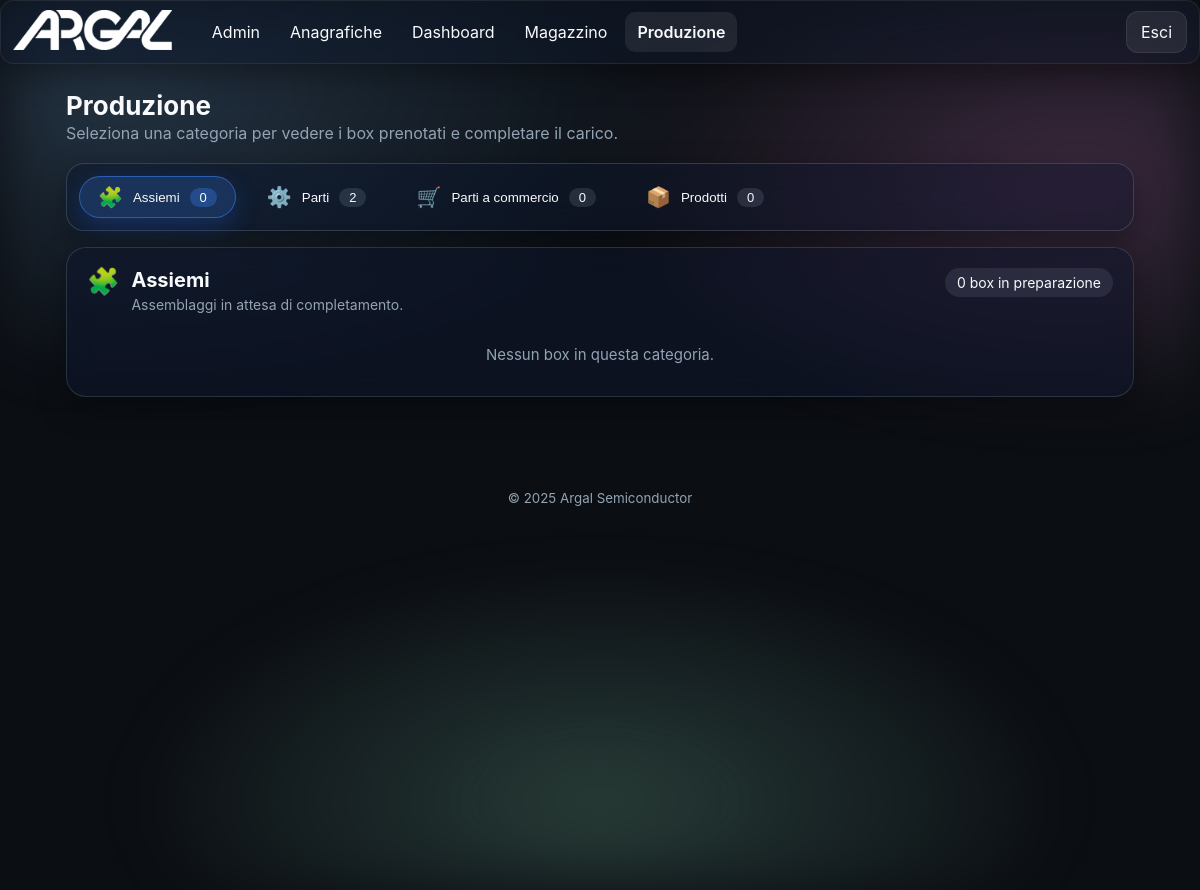
The page /production/ (signed in) on the database its author committed.
### app/models.py (models this page shows)
class TimestampMixin(db.Model):
    __abstract__ = True
    created_at = db.Column(db.DateTime, default=datetime.utcnow)
    updated_at = db.Column(db.DateTime, default=datetime.utcnow, onupdate=datetime.utcnow)

class Module(TimestampMixin):
    __tablename__ = 'modules'
    id = db.Column(db.Integer, primary_key=True)
    name = db.Column(db.String(100), unique=True, nullable=False)
    slug = db.Column(db.String(100), unique=True, nullable=False)
    endpoint = db.Column(db.String(120), unique=True, nullable=False)
    enabled = db.Column(db.Boolean, default=True)
    icon = db.Column(db.String(100), default='cube')

### app/blueprints/production/routes.py (the view, shortened to what this page needs)
@production_bp.route('/')
@login_required
def index():
    try:
        from sqlalchemy import case
        status_order = case(
            (
                ProductionBox.status == 'APERTO', 0
            ),
            (
                ProductionBox.status == 'IN_CARICO', 1
            ),
            (
                ProductionBox.status == 'COMPLETATO', 2
            ),
            (
                ProductionBox.status == 'ARCHIVIATO', 3
            ),
            else_=4
        )
        boxes = (ProductionBox.query
                 .filter(ProductionBox.status.in_(['APERTO','IN_CARICO']))
                 .order_by(status_order, ProductionBox.created_at.desc())
                 .all())
    except Exception:
        boxes = ProductionBox.query.filter(ProductionBox.status.in_(['APERTO','IN_CARICO'])).all()
    try:
        from ...models import Structure
        from flask import current_app
        upload_dir = os.path.join(current_app.static_folder, 'uploads')
        prefix_map: dict[str, str] = {}
        for b in boxes:
            root_struct = None
            root_image = None
            try:
                if b.stock_items:
                    dm = b.stock_items[0].datamatrix_code or ''
                    parts = dm.split('|')
                    component_name = None
                    for part in parts:
                        if part.startswith('P='):
                            component_name = part.split('=', 1)[1]
                            break
                    if component_name:
                        root_struct = Structure.query.filter_by(name=component_name).first()
                        if root_struct:
                            prefix_struct = f"sn_{root_struct.id}_"
                            root_image = prefix_map.get(prefix_struct)
                            if not root_image:
                                master = getattr(root_struct, 'component_master', None)
                                if master:
                                    prefix_master = f"cm_{master.id}_"
                                    root_image = prefix_map.get(prefix_master)
                            if not root_image:
                                stype = getattr(root_struct, 'type', None)
                                if stype:
                                    prefix_type = f"st_{stype.id}_"
                                    root_image = prefix_map.get(prefix_type)
            except Exception:
                root_struct = None
                root_image = None
            setattr(b, 'root_structure', root_struct)
            setattr(b, 'root_image_filename', root_image)
    except Exception:
        for b in boxes:
            setattr(b, 'root_structure', None)
            setattr(b, 'root_image_filename', None)
    category_definitions = [
        {
            'key': 'ASSIEME',
            'label': 'Assiemi',
            'icon': '🧩',
            'description': 'Assemblaggi in attesa di completamento.',
        },
        {
            'key': 'PARTE',
            'label': 'Parti',
            'icon': '⚙️',
            'description': 'Componenti meccanici prenotati per il carico.',
        },
        {
            'key': 'COMMERCIALE',
            'label': 'Parti a commercio',
            'icon': '🛒',
            'description': 'Articoli commerciali pronti per la produzione.',
        },
        {
            'key': 'PRODOTTO',
            'label': 'Prodotti',
            'icon': '📦',
            'description': 'Prodotti finiti da completare o collaudare.',
        },
    ]
    grouped_boxes: dict[str, list[ProductionBox]] = {c['key']: [] for c in category_definitions}
    uncategorised: list[ProductionBox] = []
    for box in boxes:
        box_key = getattr(box, 'box_type', None)
        if box_key in grouped_boxes:
            grouped_boxes[box_key].append(box)
        else:
            uncategorised.append(box)
    requested_tab = request.args.get('tab', type=str)
    requested_box_id = request.args.get('box', type=int)
    valid_keys = {c['key'] for c in category_definitions}
    initial_tab = None
    if requested_tab:
        candidate = (requested_tab or '').strip().upper()
        if candidate in valid_keys:
            initial_tab = candidate
    focused_box = None
    if focused_box and not initial_tab:
        candidate = getattr(focused_box, 'box_type', None)
        if candidate in valid_keys:
            initial_tab = candidate
    return render_template(
        'production/index.html',
        boxes=boxes,
        categories=category_definitions,
        grouped_boxes=grouped_boxes,
        active_module='production',
        initial_tab=initial_tab,
        focused_box_id=requested_box_id,
    )

### app/blueprints/production/routes.py (called while the page is built)
@production_bp.before_request
def _highlight_production_tab() -> None:
    g.active_module = 'production'

### app/models.py (called while the page is built)
@login_manager.user_loader
def load_user(user_id):
    try:
        return User.query.get(int(user_id))
    except Exception:
        return None

### app/templates/production/index.html (shortened to what this page needs)
{% extends 'base.html' %}
{% block content %}
<section class="section">
  <h2 class="section-title">Produzione</h2>
  <p class="section-subtitle muted">Seleziona una categoria per vedere i box prenotati e completare il carico.</p>
  {% if categories|length == 0 %}
    <p class="muted">Nessun box di produzione presente.</p>
  {% else %}
    <div class="tab-switcher glass">
      {% for cat in categories %}
        {% set count = grouped_boxes.get(cat.key, []) | length %}
        <button class="tab-link{{ ' active' if loop.first else '' }}" type="button" data-tab-target="{{ cat.key }}">
          <span class="icon">{{ cat.icon }}</span>
          <span class="label">{{ cat.label }}</span>
          <span class="badge">{{ count }}</span>
        </button>
      {% endfor %}
    </div>
    {% set status_colors = {'APERTO': '#38bdf8', 'IN_CARICO': '#fbbf24', 'COMPLETATO': '#22c55e', 'ARCHIVIATO': '#a855f7'} %}
    {% set type_colors = {'ASSIEME': '#3b82f6', 'PARTE': '#10b981', 'COMMERCIALE': '#ec4899', 'PRODOTTO': '#f97316', 'ALTRO': '#6366f1'} %}
    {% set type_letters = {'ASSIEME': 'A', 'PARTE': 'P', 'COMMERCIALE': 'C', 'PRODOTTO': 'F', 'ALTRO': '?'} %}
    {% for cat in categories %}
      {% set cat_boxes = grouped_boxes.get(cat.key, []) %}
      <section class="tab-panel glass{{ ' active' if loop.first else '' }}" data-tab-panel="{{ cat.key }}">
        <header class="panel-header">
          <div class="panel-title">
            <span class="panel-icon">{{ cat.icon }}</span>
            <div>
              <h3>{{ cat.label }}</h3>
              <p class="muted">{{ cat.description }}</p>
            </div>
          </div>
          <span class="panel-count">{{ cat_boxes|length }} box in preparazione</span>
        </header>
        {% if cat_boxes %}
          <div class="box-grid">
            {% for box in cat_boxes %}
              {% set prod = box.stock_items[0].product if box.stock_items else None %}
              {% set highlight = focused_box_id and box.id == focused_box_id %}
              <a id="box-{{ box.id }}" class="box-card{% if highlight %} highlight{% endif %}" data-box-type="{{ box.box_type }}" href="{{ url_for('production.production_box_view', box_id=box.id) }}">
                <span class="box-type-badge" style="background:{{ type_colors.get(box.box_type, '#6366f1') }};">
                  {{ type_letters.get(box.box_type, '?') }}
                </span>
                <div class="box-thumb">
                  {% if box.root_image_filename %}
                    <img loading="lazy" src="{{ url_for('static', filename='uploads/' + box.root_image_filename) }}" alt="{{ box.root_structure.name if box.root_structure else '' }}">
                  {% else %}
                    <img src="{{ url_for('static', filename='img/gear.svg') }}" alt="" class="placeholder">
                  {% endif %}
                </div>
                <div class="box-details">
                  <h4>
                    {% if box.root_structure and box.root_structure.name %}
                      {{ box.root_structure.name }}
                    {% elif prod %}
                      {{ prod.name }}
                    {% else %}
                      Prenotazione in preparazione
                    {% endif %}
                  </h4>
                  <div class="box-meta">
                    <span class="meta-item">
                      <strong>Quantità</strong>
                      <span>{{ box.stock_items|length }}</span>
                    </span>
                    <span class="meta-item">
                      <strong>Stato</strong>
                      {% set st = box.status or '' %}
                      <span class="status-pill" style="background:{{ status_colors.get(st, '#c084fc') }}20; color:{{ status_colors.get(st, '#c084fc') }};">
                        {{ st }}
                      </span>
                    </span>
                  </div>
                </div>
              </a>
            {% endfor %}
          </div>
        {% else %}
          <p class="muted empty-state">Nessun box in questa categoria.</p>
        {% endif %}
      </section>
    {% endfor %}
  {% endif %}
</section>
{% endblock %}

### app/templates/base.html (shortened to what this page needs)
<!doctype html>
<html lang="it" data-theme="dark">
<head>
  <link rel="stylesheet" href="{{ url_for('static', filename='css/styles.css') }}">
</head>
<body>
  <div class="bg-aurora"></div>
  {% if current_user.is_authenticated and not embedded %}
  <header class="app-header glass">
    <div class="brand">
      <a href="{{ url_for('dashboard.index') }}" class="brand-link" style="display:inline-block;">
        <img src="{{ url_for('static', filename='img/logo.png') }}" alt="Logo" class="logo">
      </a>
    </div>
    <nav class="nav-desktop">
      {% set cur_ep = request.endpoint or '' %}
      {% set detected_bp = (cur_ep.split('.')|first) %}
      {% set forced_bp = None %}
      {% if active_module is defined and active_module %}
        {% set forced_bp = active_module %}
      {% elif g is defined and g.active_module is defined and g.active_module %}
        {% set forced_bp = g.active_module %}
      {% endif %}
      {% set cur_bp = forced_bp if forced_bp else detected_bp %}
      {% for m in enabled_modules %}
        {% set mod_bp = (m.endpoint.split('.')|first) %}
        {% set is_active = (mod_bp == cur_bp) %}
        {% set display_name = 'Anagrafiche' if (m.slug == 'products' or m.name == 'Prodotti') else m.name %}
        <a class="nav-link{{ ' active' if is_active else '' }}" href="{{ url_for(m.endpoint) }}">{{ display_name }}</a>
      {% endfor %}
    </nav>
    <div class="header-actions">
      <a class="btn btn-ghost" href="{{ url_for('auth.logout') }}">Esci</a>
    </div>
  </header>
    {% set cur_ep = request.endpoint or '' %}
    {% set detected_bp = (cur_ep.split('.')|first) %}
    {% set forced_bp = None %}
    {% if active_module is defined and active_module %}
      {% set forced_bp = active_module %}
    {% elif g is defined and g.active_module is defined and g.active_module %}
      {% set forced_bp = g.active_module %}
    {% endif %}
    {% set cur_bp = forced_bp if forced_bp else detected_bp %}
  {% endif %}
  <main class="container">
    {% block content %}{% endblock %}
  </main>
  {% if not embedded %}
  <footer class="app-footer">
    <small>© {{ 2025 }} Argal Semiconductor</small>
  </footer>
  {% endif %}
</body>
</html>

### app/static/css/styles.css (style rules this page uses)
:root { --radius: 14px; --gap: 16px; --glass-bg: rgba(255,255,255,.10); --glass-stroke: rgba(255,255,255,.25); --text: #0b0b0c; --muted: #6b7280; --bg: #f6f7fb; --card: rgba(255,255,255,.6); --shadow: 0 10px 30px rgba(2,6,23,.15); }
html[data-theme='dark'] { --glass-bg: rgba(17,25,40,.50); --glass-stroke: rgba(255,255,255,.08); --text: #f8fafc; --muted: #93a3b3; --bg: #0b0e13; --card: rgba(255,255,255,.08); --shadow: 0 10px 30px rgba(0,0,0,.35); color-scheme: dark light; }
* { box-sizing:border-box; }
html,body { height:100%; }
body { margin:0; font-family: -apple-system, BlinkMacSystemFont, "Segoe UI", Roboto, Inter, "Helvetica Neue", Arial, "Apple Color Emoji","Segoe UI Emoji", "Segoe UI Symbol"; color: var(--text); background: var(--bg); }
.container { max-width:1100px; margin: 90px auto 60px; padding: 0 16px; }
.bg-aurora { position: fixed; inset: 0; background: radial-gradient(1200px 600px at 10% 10%, #8ec5ff33 0%, transparent 50%), radial-gradient(1000px 500px at 90% 20%, #ffa3e533 0%, transparent 50%), radial-gradient(1200px 600px at 50% 90%, #a7f3d033 0%, transparent 40%); filter: blur(30px) saturate(120%); animation: float 16s linear infinite alternate; z-index: -1; }
.glass { background: var(--glass-bg); border: 1px solid var(--glass-stroke); backdrop-filter: blur(14px) saturate(140%); -webkit-backdrop-filter: blur(14px) saturate(140%); border-radius: var(--radius); box-shadow: var(--shadow); }
.app-header { position: fixed; top: 0; left: 0; right: 0; height: 64px; display:flex; align-items:center; gap:16px; padding: 0 12px; z-index: 1000; }
.brand { display:flex; align-items:center; gap:10px; }
.brand .logo { height: 40px; width: auto; }
.nav-desktop { margin-left: 12px; display:none; gap:6px; }
.nav-desktop .nav-link { display:inline-flex; align-items:center; gap:8px; padding:10px 12px; border-radius: 10px; text-decoration:none; color:inherit; transition: transform .2s ease, background .2s ease, font-weight .2s ease; }
.nav-desktop .nav-link.active, .nav-mobile .nav-link.active { font-weight:600; background: var(--card); }
.header-actions { margin-left:auto; display:flex; align-items:center; gap:10px; }
@media (min-width: 900px) { .nav-desktop { display:flex; } }
.btn { display:inline-flex; align-items:center; justify-content:center; gap:8px; padding:10px 14px; border-radius: 12px; border:1px solid var(--glass-stroke); background: var(--card); cursor:pointer; text-decoration:none; color:inherit; transition: transform .2s ease, filter .2s ease, background .2s ease; }
.section { margin-top: 12px; }
.section-title { font-size: 26px; margin: 10px 0; }
.section-subtitle { color: var(--muted); margin-top: -6px; }
.app-footer { text-align:center; padding: 30px 0; color: var(--muted); }
.muted { color: var(--muted); }

### app/templates/production/index.html (style rules this page uses)
.section-subtitle { margin-top: -8px; margin-bottom: 20px; }
.tab-switcher { display: flex; flex-wrap: wrap; gap: 12px; padding: 12px; border-radius: 18px; background: rgba(15, 23, 42, 0.45); border: 1px solid rgba(148, 163, 184, 0.25); }
.tab-link { display: inline-flex; align-items: center; gap: 10px; border-radius: 999px; border: 1px solid transparent; padding: 10px 18px; background: transparent; color: inherit; cursor: pointer; transition: all 0.2s ease; font-weight: 500; }
.tab-link .icon { font-size: 20px; line-height: 1; }
.tab-link .badge { background: rgba(148, 163, 184, 0.18); padding: 2px 10px; border-radius: 999px; font-size: 13px; }
.tab-link.active { background: rgba(59, 130, 246, 0.22); border-color: rgba(59, 130, 246, 0.55); box-shadow: 0 10px 24px rgba(37, 99, 235, 0.25); }
.tab-link.active .badge { background: rgba(59, 130, 246, 0.32); }
.tab-panel { display: none; margin-top: 16px; padding: 20px; border-radius: 20px; background: rgba(15, 23, 42, 0.55); border: 1px solid rgba(148, 163, 184, 0.22); }
.tab-panel.active { display: block; animation: fadeInTab 220ms ease; }
.panel-header { display: flex; justify-content: space-between; align-items: flex-start; gap: 16px; flex-wrap: wrap; }
.panel-title { display: flex; gap: 12px; align-items: flex-start; }
.panel-title h3 { margin: 0; font-size: 20px; }
.panel-title p { margin: 4px 0 0; font-size: 14px; }
.panel-icon { font-size: 26px; line-height: 1; }
.panel-count { font-size: 14px; color: var(--text-muted); padding: 6px 12px; border-radius: 999px; background: rgba(148, 163, 184, 0.14); }
.empty-state { margin: 32px 0 12px; text-align: center; font-size: 15px; }

### rows shown on the page
Module: name "Admin"
Module: name "Anagrafiche"
Module: name "Dashboard"
Module: name "Magazzino"
Module: name "Produzione"

### other values the page prints
{{ cat.icon }} "🧩" "⚙️" "🛒" "📦"
{{ cat.label }} "Assiemi" "Parti" "Parti a commercio" "Prodotti"
{{ count }} "0" "2" "0" "0"
{{ cat.icon }} "🧩"
{{ cat.label }} "Assiemi"
{{ cat.description }} "Assemblaggi in attesa di completamento."
{{ cat_boxes|length }} "0"
{{ 2025 }} "2025"
